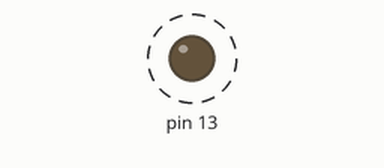
This sketch was run on a simulated Arduino Uno, built with avr-gcc and run on an emulated ATmega328P. Shown: output pins drawn as LEDs (lit = HIGH). Dashed ring = blinking.

Above: at 0.2 s.
Timing chart, 0 to 3.0 s (numbered marks = the images above):
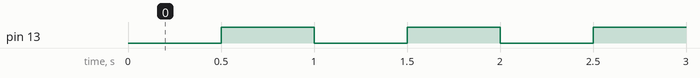

Measured:
- by itself, pin 13: alternates HIGH for 0.50 s and LOW for 0.50 s

The sketch:

blinker_baremetal.ino
```cpp
#include <avr/io.h>
#include <avr/interrupt.h>

volatile int isr_cnt = 0;

int main(void) {
  DDRB |= (1 << DDB5);
  TCCR0A |= (1 << WGM01);
  OCR0A = 124;
  TIMSK0 |= (1 << OCIE0A);
  sei();
  TCCR0B |= (1 << CS02);

  for (;;) {
    if (isr_cnt >= 250) {
      PORTB ^= (1 << PB5);
      isr_cnt = 0;
    }
  }
}

ISR (TIMER0_COMPA_vect) {
  isr_cnt++;
}
```

name_blink.c
```cpp
#include <avr/io.h>
#include <stdio.h>
#include <string.h>

#define FOSC 16000000
#define BAUD 9600
#define MYUBRR FOSC/16/BAUD-1

void USART_Init( unsigned int ubrr){
/* Set baud rate */
UBRR0H = (unsigned char)(ubrr>>8);
UBRR0L = (unsigned char)ubrr;
/* Enable receiver and transmitter */
UCSR0B = (1<<RXEN0)|(1<<TXEN0);
/* Set frame format: 8data, 2stop bit */
UCSR0C = (3<<UCSZ00);
} // USART_Init

void USART_Transmit( unsigned char data )
{
/* Wait for empty transmit buffer */
while ( ( UCSR0A & (1<<UDRE0)) == 0) {
  ;
}
/* Put data into buffer, sends the data */
UDR0 = data;
}

void USART_printf(char *s) {
  for (int i = 0; i < strlen(s); ++i) {
    USART_Transmit(s[i]);
  }
}

unsigned char USART_Receive( void )
{
/* Wait for data to be received */
while ( !(UCSR0A & (1<<RXC0)) ) {
  ;
}
/* Get and return received data from buffer */
return UDR0;
}

int main(void) {
    USART_Init(MYUBRR);

    DDRB |= (1 << DDB7);

    while (1) {
      USART_printf("What\'s your name? \n");
      unsigned char c;

      while ((c = USART_Receive()) != '#') {
        USART_Transmit(c);

        PORTB |= (1 << PB7);
        _delay_ms(500);
        PORTB &= ~(1 << PB7);
        _delay_ms(500);
      }

      USART_printf("Huh, that\'s a cool name!");
      USART_Transmit('\n');
    }

    return 0;
}
```
